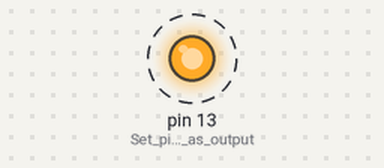
This sketch was run on a simulated Arduino Uno, built with avr-gcc and run on an emulated ATmega328P. Shown: output pins drawn as LEDs (lit = HIGH). Dashed ring = blinking.

Above: at 0.5 s.
Timing chart, 0 to 4.6 s (numbered marks = the images above):
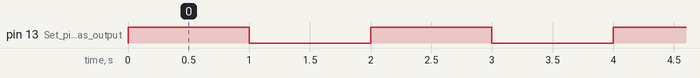

The sketch:

p2.ino
```cpp
// ---------------- Inbuilt LED Blinking --------------------------

// void setup() {
//   pinMode(13, OUTPUT);   // Set pin 13 as output
// }

// void loop() {
//   digitalWrite(13, HIGH); // Turn LED ON
//   delay(1000);            // Wait 1 second
//   digitalWrite(13, LOW);  // Turn LED OFF
//   delay(1000);            // Wait 1 second
// }

//----------------- Plot a sine wave ------------------------------
// #include <math.h>

// const int samples = 100;   // points per cycle
// int i = 0;

// void setup() {
//   Serial.begin(9600);
// }

// void loop() {
//   float angle = 2.0 * PI * i / samples;  // 0 → 2π
//   float sineValue = sin(angle);           // -1 → 1

//   // Scale to 0 → 1 for Serial Plotter
//   float plotValue = (sineValue + 1.0) / 2.0;

//   Serial.println(plotValue);

//   i++;
//   if (i >= samples) {
//     i = 0;
//   }

//   delay(20);   // controls frequency
// }

//--------------------- Q8 a code -------------------
// const uint8_t LED_PIN = 13;
// // the setup function runs once when you press reset or power the board
// void setup() {
//   // initialize digital pin LED_PIN as an output.
//   pinMode(LED_PIN, OUTPUT);
// }
// // the loop function runs over and over again forever
// void loop() {
//   digitalWrite(LED_PIN, HIGH); // turn the LED on
//   delay(1000); // wait for a second
//   digitalWrite(LED_PIN, LOW); // turn the LED off
//   delay(1000); // wait for a second
// }


//----------------------- Q 9 a Code ------------------

#include <Arduino.h>  // required for the delay

#define DDRB_REG (*(volatile uint8_t *)0x24 /* TBD*/)  // place the register value here
                                              // and replace ?? with the real value
                                              // from the datasheet

#define PORTB_REG (*(volatile uint8_t *)0x25 /* TBD*/) // place the register value here
                                              // and replace ?? with the real value
                                              // from the datasheet
#define INPUT   0
#define OUTPUT  1
#define LED_PIN_B 5   // PB5 = D13

void fastPinModeB(uint8_t pin, uint8_t mode)
{
    // pin: 0–5 → PB0–PB5 (Arduino D8–D13)
    uint8_t mask = (uint8_t)(1u << pin);

    if (mode == OUTPUT) {
      /*    TBD:  Fill the value of DDRB_REG using bit masking for output */
        DDRB_REG |= mask;   // set as output

    } else {
       /*    TBD:  Fill the value of DDRB_REG using bit masking for input  */
        DDRB_REG &= ~mask;  // set as input
    }
}

void fastDigitalWriteB(uint8_t pin, uint8_t value)
{
    // pin: 0–5 → PB0–PB5 (Arduino D8–D13)
    uint8_t mask = (uint8_t)(1u << pin);

    if (value) {
      /*    TBD:  Fill the value of PORTB_REG using bit masking for HIGH */
        PORTB_REG |= mask;    // set HIGH
    } else {
      /*    TBD:  Fill the value of PORTB_REG using bit masking for LOW */
        PORTB_REG &= ~mask;   // set LOW
    }
}

void setup()
{
    // Configure D13 (PB5) as output
    fastPinModeB(LED_PIN_B, OUTPUT);
}

void loop()
{
    fastDigitalWriteB(LED_PIN_B, 1);  // LED ON
    delay(1000);                      // 1 second

    fastDigitalWriteB(LED_PIN_B, 0);  // LED OFF
    delay(1000);                      // 1 second
}
```

Measured:
- by itself, pin 13 (Set_pin_13_as_output): alternates HIGH for 1.0 s and LOW for 1.0 s
